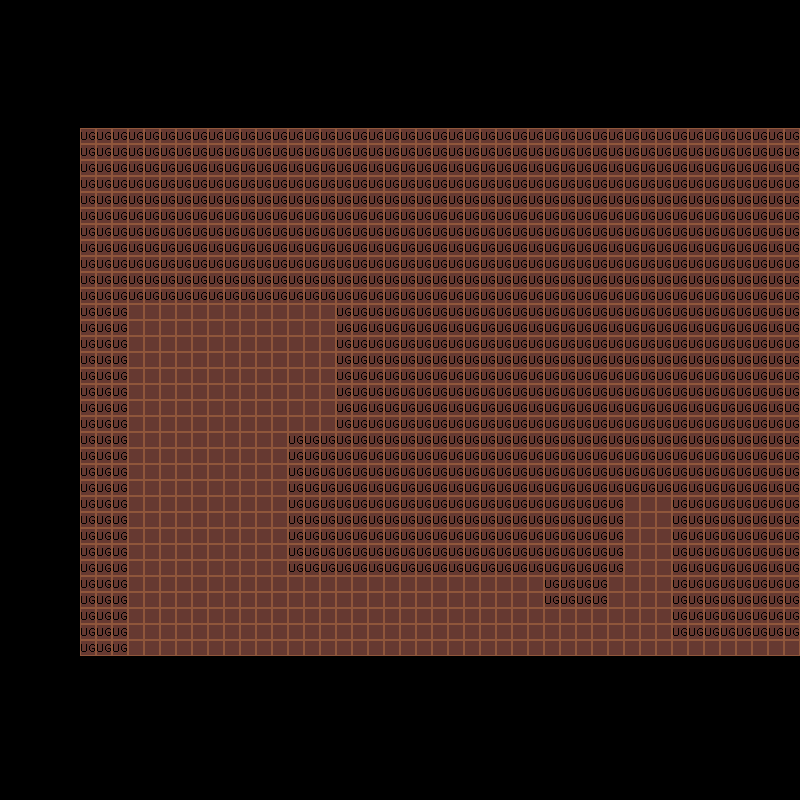

The image is a tile-based game level rendered from a .tmx file. Its description and source (layers, tilesets, objects; grid data summarised) follow:
An orthogonal 50x50 tile map with 16x16 px tiles, 2 tile layers (prototype_dirt, dirt).

<map version="1.9" tiledversion="1.9.2" orientation="orthogonal" renderorder="right-down" width="50" height="50" tilewidth="16" tileheight="16" infinite="0" nextlayerid="3" nextobjectid="1">
 <tileset firstgid="1" source="Input Ground.tsx" />
 <layer id="1" name="prototype_dirt" width="50" height="50">
  <data>[2500 cells, 1485 non-empty, 2 distinct tile ids]</data>
 </layer>
 <layer id="2" name="dirt" width="50" height="50">
  <data>[2500 cells, 0 non-empty, 0 distinct tile ids]</data>
 </layer>
</map>